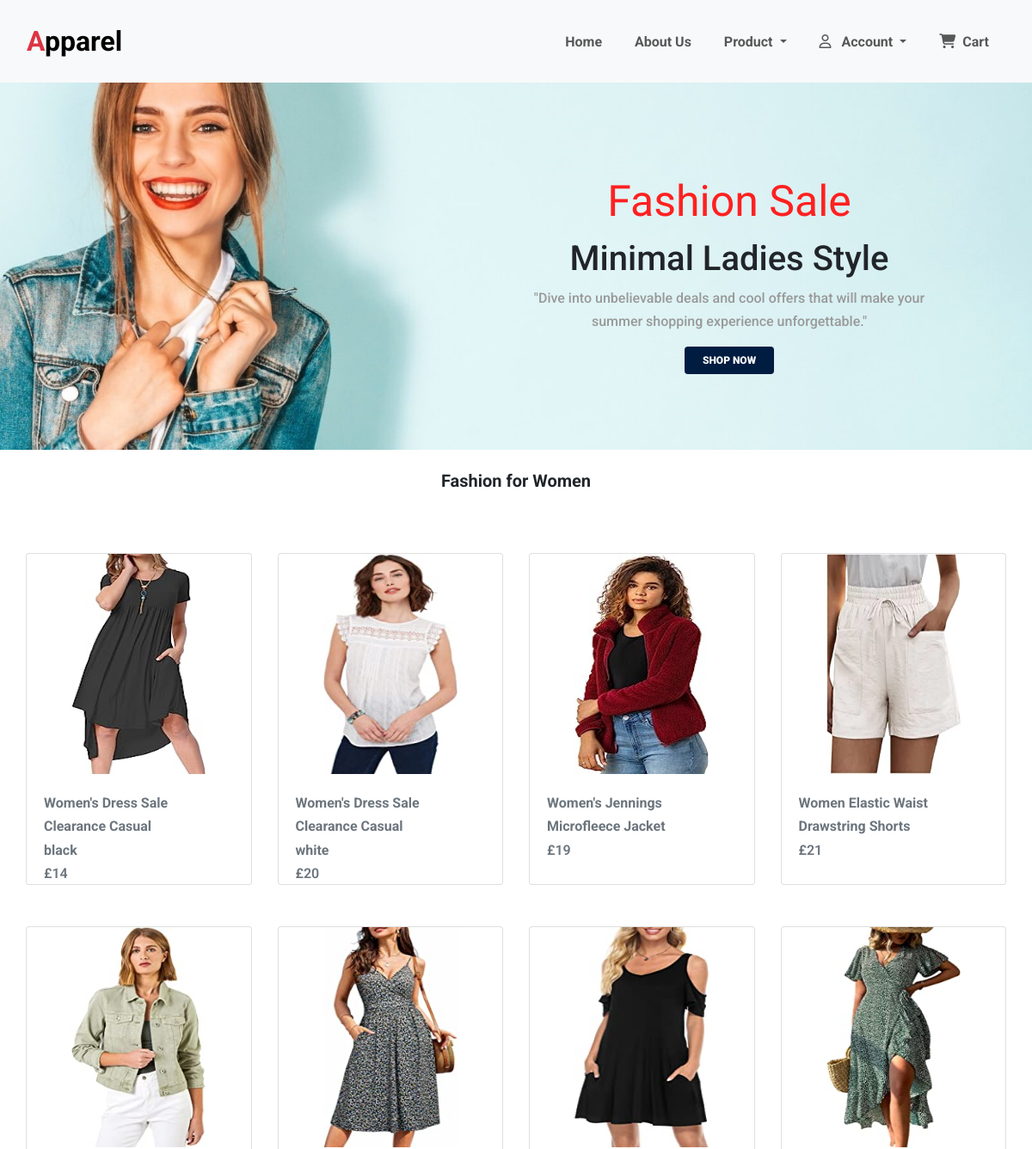
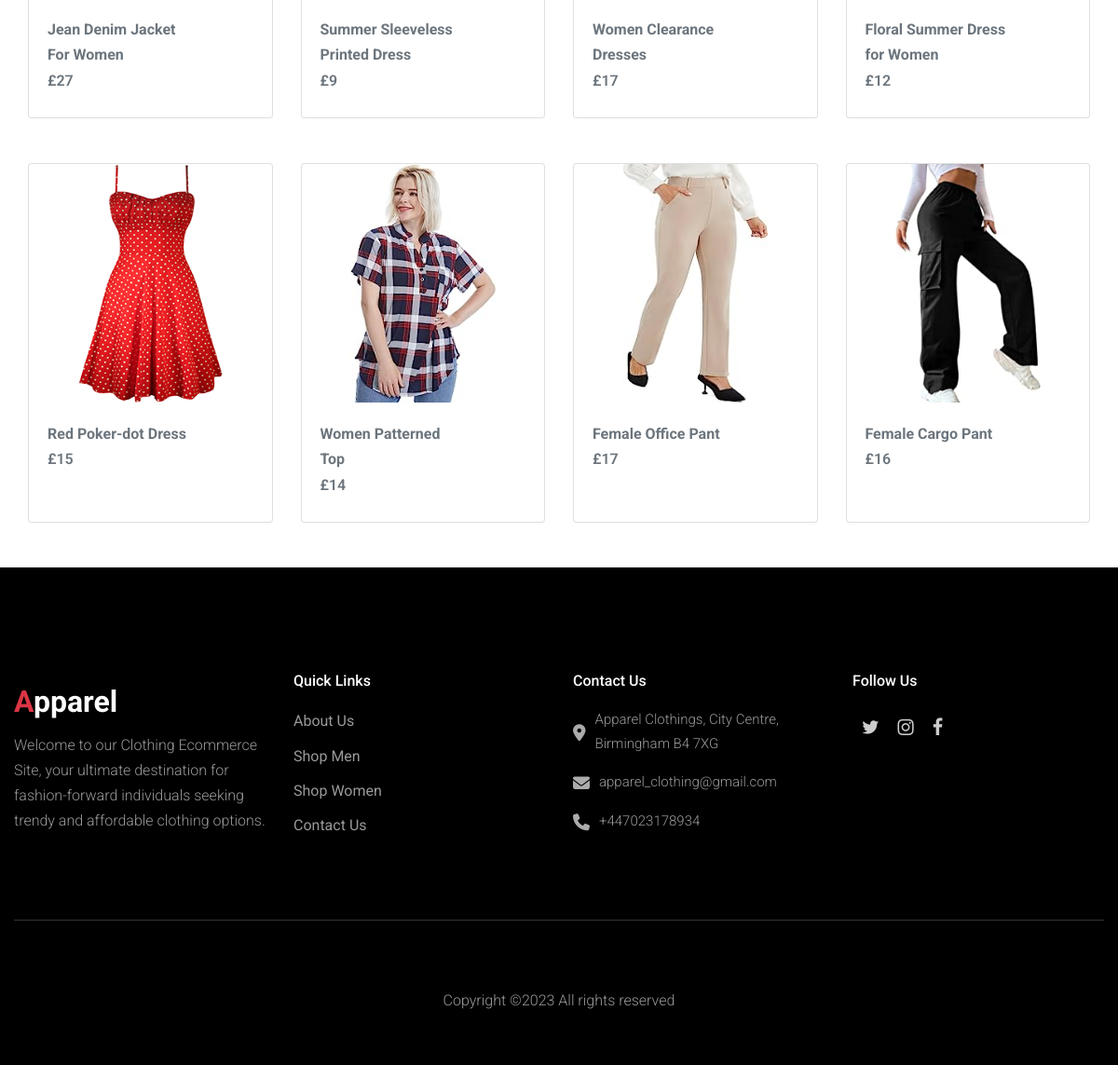
The page /female_products.php on the database its author committed (2 pictures, top to bottom).
### tables this page shows
CREATE TABLE `products` (
  `id` int(30) NOT NULL,
  `title` varchar(255) NOT NULL,
  `price` decimal(10,0) NOT NULL,
  `image` varchar(255) NOT NULL,
  `description` text NOT NULL,
  `category` int(10) NOT NULL
);

### female_products.php (the view, shortened to what this page needs)
<!DOCTYPE html>
<html lang="en">
<head>
    <link rel="stylesheet" href="./css/index.css">
    <link href="https://cdn.jsdelivr.net/npm/bootstrap@5.3.0/dist/css/bootstrap.min.css" rel="stylesheet">
    <link rel="stylesheet" href="https://cdnjs.cloudflare.com/ajax/libs/font-awesome/6.4.0/css/all.min.css" />
    <link rel="stylesheet" href="css/bootstrap.min.css">
    <link rel="stylesheet" href="fonts/icomoon/style.css">
    <link rel="stylesheet" href="css/owl.carousel.min.css">
    <link rel="stylesheet" href="css/style.css">
</head>
<body>
    <div class="body-wrap">
         <?php require "includes/navbar.php"?>
        <div class="cat-hero-section position-relative">
            <img src="./images/h1_hero22.jpg" class='female-banner' alt="">
            <div class="hero-txt-wrap position-absolute punch text-center m-0">
                <p class="danger fw-normal text-center">Fashion Sale</p>
                <h2 class="fs-1 text-center">Minimal Ladies Style</h2>
                <p class="text-center fw-medium">"Dive into unbelievable deals and cool offers that will make your summer shopping experience unforgettable."</p>
                <button class="btn main-color">Shop Now</button>
            </div>
        </div>
        <div class="items-wrap">
            <h2 class="text-center my-4 fw-bold">Fashion for Women</h2>
            <div class="row items">
                <div class="col-md-12 d-flex justify-content-around flex-row flex-wrap flex-sm-row">
                    <?php require "config.php";?>
                    <?php
                        $products = $conn->query("SELECT * FROM `products` where products.category='2'");
                        $products->execute();
                        $data = $products->fetchAll(PDO::FETCH_ASSOC);
                        foreach($data as $product) {
                    ?>
                    <div class="col-md-3 merchant-item mt-5">
                        <a href="product_detail.php?id=<?=$product['id']?>">
                            <div class="card card-wrap ">
                                <img src="<?php echo $product['image']?>" class="card-img-top size-img" alt="<?php echo $product['title']?>">
                                <div class="card-body d-flex justify-content-between card-txt ven">
                                    <div class="product-content">
                                        <p class="card-text mb-0 fw-bold text-secondary"><?php echo $product['title']?></p>
                                        <p class="card-text fw-semibold text-secondary">&pound;<?php echo $product['price']?></p>
                                    </div>
                                </div>
                            </div>
                        </a>
                    </div>
                    <?php }?>
                </div>
            </div>
        </div>
        <?php require "includes/footer.php"?>
</body>
</html>

### includes/navbar.php (shortened to what this page needs)
<nav class="navbar navbar-expand-lg bg-body-tertiary py-3 navigation-bar fixed-top h-auto">
    <div class="container-fluid">
        <a class="navbar-brand fs-2 fw-bold" href="../cloth-store/index.php"><span class="text-danger">A</span>pparel</a>
        <div class="collapse navbar-collapse" id="navbarSupportedContent">
            <ul class="navbar-nav m-left me-auto mb-2 mb-lg-0">
                <li class="nav-item">
                    <a class="nav-link fw-bold" aria-current="page" href="../cloth-store/index.php">Home</a>
                </li>
                <li class="nav-item">
                    <a class="nav-link fw-bold" href="../cloth-store/about.php">About Us</a>
                </li>
                <li class="nav-item dropdown">
                    <a class="nav-link fw-bold dropdown-toggle" href="#" role="button" data-bs-toggle="dropdown" aria-expanded="false">
                    Product
                    </a>
                </li>
                <li class="nav-item dropdown">
                    <a class="nav-link fw-bold dropdown-toggle" href="../cloth-store/login.php" role="button" data-bs-toggle="dropdown" aria-expanded="false">
                        <i class="fa-regular fa-user me-2"></i>
                        <?php if (isset($_SESSION['firstname']) && isset($_SESSION['firstname'])) {
                            $splitFirstName = str_split($_SESSION['firstname']);
                            $splitLastName = str_split($_SESSION['lastname']);
                            echo 'Hi'." ".$splitFirstName[0].$splitLastName[0];
                        }else {
                            echo "Account";
                        }
                        ?>
                    </a>
                </li>
                <li class="nav-item">
                    <a class="nav-link fw-bold cart-wrap" href="../cloth-store/cart.php">
                        <i class="fa-solid fa-cart-shopping me-2 cart" style="color: #000000a6"></i>Cart
                    </a>
                </li>
            </ul>
        </div>
    </div>
</nav>

### includes/footer.php (shortened to what this page needs)
<footer class="footer-14398 mt-5">
        <div class="">
          <div class="row mb-5 items">
            <div class="col-md-3 mb-4">
                <a class="navbar-brand fs-2 fw-bold apparel" href="#"><span class="text-danger">A</span>pparel</a>
              <p>Welcome to our Clothing Ecommerce Site, your ultimate destination for fashion-forward individuals seeking trendy and affordable clothing options. </p>
            </div>
            <div class="col-md-3 ml-auto mb-4">
              <h3>Quick Links</h3>
              <ul class="list-unstyled links">
                <li><a href="about.html">About Us</a></li>
                <li><a href="male_products.html">Shop Men </a></li>
                <li><a href="female_products.html">Shop Women</a></li>
                <li><a href="contact.html">Contact Us</a></li>
              </ul>
            </div>
            <div class="col-md-3 ml-auto mb-4">
              <h3>Contact Us</h3>
              <div class="location-details">
                <div class="location d-flex align-items-center mb-3">
                  <i class="fa-sharp fa-solid fa-location-dot contact-icons" style="color: #ababab;"></i>
                  <p class='location-address'>Apparel Clothings, City Centre, Birmingham B4 7XG </p>
                </div>
                <div class="mail d-flex align-items-center mb-3">
                  <i class="fa-sharp fa-solid fa-envelope contact-icons" style="color: #ababab;"></i>
                  <p class='email-address'>apparel_clothing@gmail.com</p>
                </div>
                <div class="call d-flex align-items-center mb-3">
                  <i class="fa-solid fa-phone contact-icons" style="color: #ababab;"></i>
                  <p class='tel-number'>+447023178934</p>
                </div>
              </div>
            </div>
            <div class="col-md-3 ml-auto mb-4">
              <h3>Follow Us</h3>
              <ul class="list-unstyled social nav-right d-flex media-links">
                <li><a href="twitter.com"><span class="icon-twitter media-icon"></span></a></li>
                <li><a href="instagram.com"><span class="icon-instagram media-icon"></span></a></li>
                <li><a href="facebook.com"><span class="icon-facebook media-icon"></span></a></li>
              </ul>
            </div>
          </div>
          <div class="col-12 pb-4">
            <div class="line"></div>
          </div>
          <div class="row mb-4 items">
            <div class="col-md-12 mt-5">
              <p class="copyright text-center">
                Copyright &copy;<script>document.write(new Date().getFullYear());</script> All rights reserved
              </p>
            </div>
          </div>
        </div>
      </div>

### css/index.css (style rules this page uses)
* { margin: 0; padding: 0; }
:root { --main-bg-color: #001c40; }
.main-color { background-color: var(--main-bg-color) !important; color: #fff !important; }
.body-wrap { width: 100%; height: auto; }
.navigation-bar { width: 100%; height: 10%; }
.cart-wrap { position: relative; }
.cart { font-size: 1.06rem; }
.card-wrap { align-items: center; }
.card-txt, .card-wrap { width: 100%; }
.items { margin: 0 !important; }
.size-img { width: 60% !important; height: 16rem !important; }
.product-content { max-width: 70% !important; }
.footer-14398 { padding: 7rem 0 1rem; background: #000; color: #777; }
.footer-14398 .line { border-top: 1px solid rgba(255, 255, 255, 0.2) }
.footer-14398 h3 { color: #fff; font-size: 16px; margin-bottom: 20px; }
.footer-14398 .links li { margin-bottom: 10px; }
.footer-14398 .links li a { color: #999; }
.location-address, .tel-number, .email-address { font-size: 15px !important; margin-bottom: 0 !important; }
.contact-icons { font-size: 18px; margin-right: 10px; }
.media-icon { font-size: 20px; }
.footer-14398 .social li { display: inline-block; }
.footer-14398 .social li a { display: inline-block; padding: 10px; color: #ccc; }
.footer-14398 .social li:last-child a { padding-right: 0; }
.footer-14398 .line { border-top: 1px solid rgba(255, 255, 255, 0.2); }
.media-links { justify-content: flex-start; }
.apparel { color: #fff !important; }
.footer-14398 { margin-top: 0; }
.body-wrap { width: 100% !important; }
.punch { top: 12rem; right: 7rem; width: 40%; }
.punch > p.danger, .male-punch > p.danger { font-family: 'Clicker Script', cursive; font-size: 50px; color: #FF2020; margin: 0; }
.female-banner, .male-banner { width: 100%; height: auto; }
.ven { height: 8rem; }
.btn { text-transform: uppercase; font-size: 12px !important; font-weight: 900 !important; padding: 6px 20px !important; }
@media screen and (min-width: 950px) { .m-left { margin-left: 30rem !important; width: 90%; justify-content: space-around; } }
@media screen and (min-width: 950px) { .merchant-item { max-width: 40.6% !important; width: 20% !important; } }
@media screen and (min-width: 950px) { .female-banner, .male-banner { width: 100% !important; height: auto; } }

### css/style.css (style rules this page uses)
body { font-family: "Roboto", -apple-system, BlinkMacSystemFont, "Segoe UI", Roboto, "Helvetica Neue", Arial, "Noto Sans", sans-serif, "Apple Color Emoji", "Segoe UI Emoji", "Segoe UI Symbol", "Noto Color Emoji"; line-height: 1.7; }
p { color: #999999; font-weight: 300; }
h1, h2, h3, h4, h5, h6, .h1, .h2, .h3, .h4, .h5, .h6 { font-family: "Roboto", -apple-system, BlinkMacSystemFont, "Segoe UI", Roboto, "Helvetica Neue", Arial, "Noto Sans", sans-serif, "Apple Color Emoji", "Segoe UI Emoji", "Segoe UI Symbol", "Noto Color Emoji"; }
a { -webkit-transition: .3s all ease; -o-transition: .3s all ease; transition: .3s all ease; }
a { text-decoration: none !important; }
h2 { font-size: 20px; }

### rows shown on the page
products: image (picture), title "Women's Dress Sale Clearance Casual black", price "14"
products: image (picture), title "Women's Dress Sale Clearance Casual white", price "20"
products: image (picture), title "Women's Jennings Microfleece Jacket", price "19"
products: image (picture), title "Women Elastic Waist Drawstring Shorts", price "21"
products: image (picture), title "Jean Denim Jacket For Women", price "27"
products: image (picture), title "Summer Sleeveless Printed Dress", price "9"
products: image (picture), title "Women Clearance Dresses", price "17"
products: image (picture), title "Floral Summer Dress for Women", price "12"
products: image (picture), title "Red Poker-dot Dress", price "15"
products: image (picture), title "Women Patterned Top", price "14"
products: image (picture), title "Female Office Pant", price "17"
products: image (picture), title "Female Cargo Pant", price "16"
